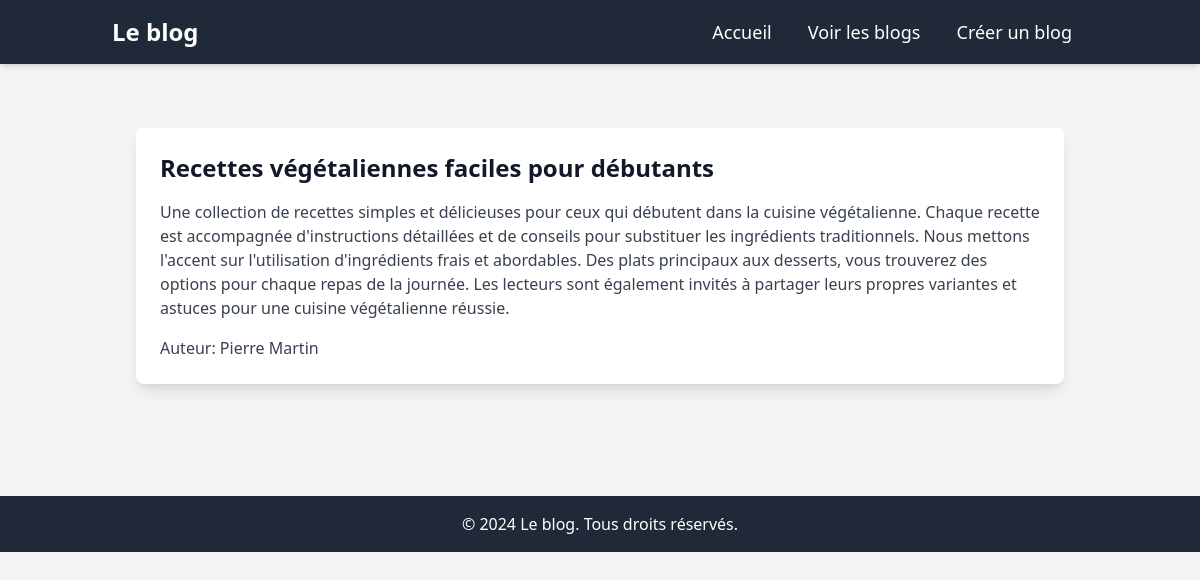
/blog_details/recettes-végétaliennes-faciles-pour-débutants, run on the app's committed database.
### blog/models.py (models this page shows, shortened)
class Blog(models.Model):
    title = models.CharField(max_length=200)
    slug = models.SlugField()
    summary = models.TextField(max_length=200)
    author = models.CharField(max_length=50)

### blog/views.py (the view)
# urls.py: path('blog_details/<str:slug>',blog_details,name='blog_details'),
def blog_details(request , slug):
    blog = get_object_or_404(Blog, slug=slug)
    return render(request, 'blog/blog_details.html', context={'blog': blog})

### blog/templates/blog/blog_details.html
{% extends 'base.html' %}
{% block content %}
<div class="container mx-auto px-6 py-8">
    <div class="blog bg-white p-6 rounded-lg shadow-lg">
        <h1 class="text-2xl font-semibold mb-4">{{ blog.title }}</h1>
        <p class="text-gray-700 mb-4">{{ blog.summary }}</p>
        <p class="text-gray-700">Auteur: {{ blog.author }}</p>
    </div>
</div>
{% endblock %}

### data on the page
Blog: title "Recettes végétaliennes faciles pour débutants", summary "Une collection de recettes simples et délicieuses pour ceux qui débutent dans la cuisine végétalienne. Chaque recette est accompagnée d'instructions détaillées et de conseils pour substituer les ingrédients traditionnels. Nous mettons l'accent sur l'utilisation d'ingrédients frais et abordables. Des plats principaux aux desserts, vous trouverez des options pour chaque repas de la journée. Les lecteurs sont également invités à partager leurs propres variantes et astuces pour une cuisine végétalienne réussie.", author "Pierre Martin"
